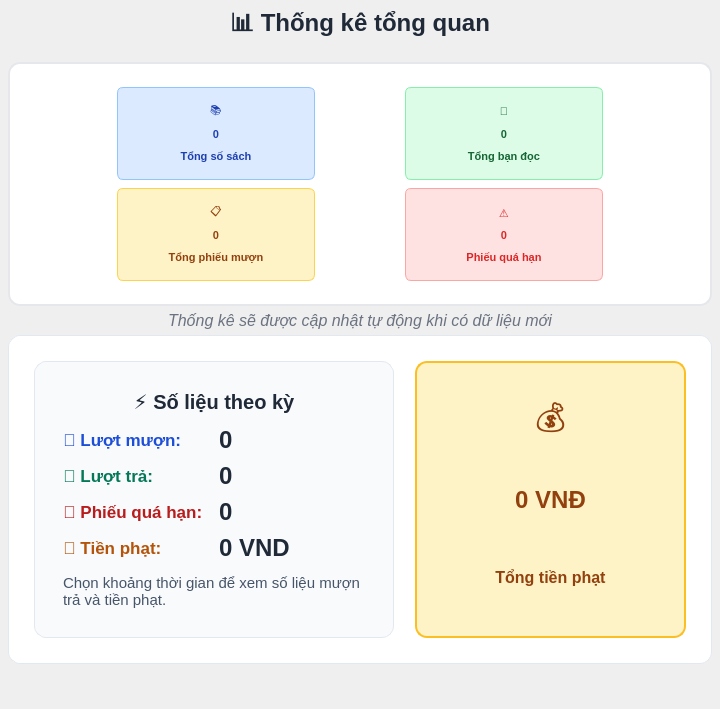
      <widget class="QWidget" name="statsTab">
       <attribute name="title">
        <string>Thong ke</string>
       </attribute>
       <layout class="QVBoxLayout" name="statsTabLayout">
        <property name="spacing">
         <number>5</number>
        </property>
        <property name="leftMargin">
         <number>8</number>
        </property>
        <property name="topMargin">
         <number>5</number>
        </property>
        <property name="rightMargin">
         <number>8</number>
        </property>
        <property name="bottomMargin">
         <number>5</number>
        </property>
        <item>
         <widget class="QLabel" name="statsTitle">
          <property name="text">
           <string>📊 Thống kê tổng quan</string>
          </property>
          <property name="font">
           <font>
            <pointsize>18</pointsize>
            <bold>true</bold>
           </font>
          </property>
          <property name="styleSheet">
           <string>color: #1f2937; margin-bottom: 10px;</string>
          </property>
          <property name="alignment">
           <set>Qt::AlignmentFlag::AlignCenter</set>
          </property>
         </widget>
        </item>
        <item>
         <widget class="QFrame" name="simpleStatsFrame">
          <property name="frameShape">
           <enum>QFrame::Shape::StyledPanel</enum>
          </property>
          <property name="frameShadow">
           <enum>QFrame::Shadow::Raised</enum>
          </property>
          <property name="styleSheet">
           <string>QFrame#simpleStatsFrame {
    background: white;
    border: 2px solid #e5e7eb;
    border-radius: 12px;
    padding: 15px;
}
QLabel {
    color: #374151;
    background: transparent;
    border: none;
}</string>
          </property>
          <layout class="QGridLayout" name="simpleStatsLayout">
           <property name="spacing">
            <number>8</number>
           </property>
           <property name="leftMargin">
            <number>10</number>
           </property>
           <property name="topMargin">
            <number>8</number>
           </property>
           <property name="rightMargin">
            <number>10</number>
           </property>
           <property name="bottomMargin">
            <number>8</number>
           </property>
           <item row="0" column="0">
            <widget class="QFrame" name="booksStatsCard">
             <property name="frameShape">
              <enum>QFrame::Shape::StyledPanel</enum>
             </property>
             <property name="styleSheet">
              <string>QFrame#booksStatsCard {
    background: #dbeafe;
    border: 1px solid #93c5fd;
    border-radius: 6px;
    padding: 8px;
    min-height: 65px;
    max-height: 75px;
    min-width: 120px;
    max-width: 180px;
}
QLabel {
    color: #1e40af;
    font-size: 11px;
}</string>
             </property>
             <layout class="QVBoxLayout" name="booksCardLayout">
              <property name="spacing">
               <number>10</number>
              </property>
              <item>
               <widget class="QLabel" name="booksIcon">
                <property name="text">
                 <string>📚</string>
                </property>
                <property name="font">
                 <font>
                  <pointsize>32</pointsize>
                 </font>
                </property>
                <property name="alignment">
                 <set>Qt::AlignmentFlag::AlignCenter</set>
                </property>
               </widget>
              </item>
              <item>
               <widget class="QLabel" name="totalBooksValue">
                <property name="text">
                 <string>0</string>
                </property>
                <property name="font">
                 <font>
                  <pointsize>36</pointsize>
                  <bold>true</bold>
                 </font>
                </property>
                <property name="alignment">
                 <set>Qt::AlignmentFlag::AlignCenter</set>
                </property>
               </widget>
              </item>
              <item>
               <widget class="QLabel" name="totalBooksLabel">
                <property name="text">
                 <string>Tổng số sách</string>
                </property>
                <property name="font">
                 <font>
                  <pointsize>14</pointsize>
                  <bold>true</bold>
                 </font>
                </property>
                <property name="alignment">
                 <set>Qt::AlignmentFlag::AlignCenter</set>
                </property>
               </widget>
              </item>
             </layout>
            </widget>
           </item>
           <item row="0" column="1">
            <widget class="QFrame" name="readersStatsCard">
             <property name="frameShape">
              <enum>QFrame::Shape::StyledPanel</enum>
             </property>
             <property name="styleSheet">
              <string>QFrame#readersStatsCard {
    background: #dcfce7;
    border: 1px solid #86efac;
    border-radius: 6px;
    padding: 8px;
    min-height: 65px;
    max-height: 75px;
    min-width: 120px;
    max-width: 180px;
}
QLabel {
    color: #166534;
    font-size: 11px;
}</string>
             </property>
             <layout class="QVBoxLayout" name="readersCardLayout">
              <property name="spacing">
               <number>10</number>
              </property>
              <item>
               <widget class="QLabel" name="readersIcon">
                <property name="text">
                 <string>👥</string>
                </property>
                <property name="font">
                 <font>
                  <pointsize>32</pointsize>
                 </font>
                </property>
                <property name="alignment">
                 <set>Qt::AlignmentFlag::AlignCenter</set>
                </property>
               </widget>
              </item>
              <item>
               <widget class="QLabel" name="totalReadersValue">
                <property name="text">
                 <string>0</string>
                </property>
                <property name="font">
                 <font>
                  <pointsize>36</pointsize>
                  <bold>true</bold>
                 </font>
                </property>
                <property name="alignment">
                 <set>Qt::AlignmentFlag::AlignCenter</set>
                </property>
               </widget>
              </item>
              <item>
               <widget class="QLabel" name="totalReadersLabel">
                <property name="text">
                 <string>Tổng bạn đọc</string>
                </property>
                <property name="font">
                 <font>
                  <pointsize>14</pointsize>
                  <bold>true</bold>
                 </font>
                </property>
                <property name="alignment">
                 <set>Qt::AlignmentFlag::AlignCenter</set>
                </property>
               </widget>
              </item>
             </layout>
            </widget>
           </item>
           <item row="1" column="0">
            <widget class="QFrame" name="loansStatsCard">
             <property name="frameShape">
              <enum>QFrame::Shape::StyledPanel</enum>
             </property>
             <property name="styleSheet">
              <string>QFrame#loansStatsCard {
    background: #fef3c7;
    border: 1px solid #fcd34d;
    border-radius: 6px;
    padding: 8px;
    min-height: 65px;
    max-height: 75px;
    min-width: 120px;
    max-width: 180px;
}
QLabel {
    color: #92400e;
    font-size: 11px;
}</string>
             </property>
             <layout class="QVBoxLayout" name="loansCardLayout">
              <property name="spacing">
               <number>10</number>
              </property>
              <item>
               <widget class="QLabel" name="loansIcon">
                <property name="text">
                 <string>📋</string>
                </property>
                <property name="font">
                 <font>
                  <pointsize>32</pointsize>
                 </font>
                </property>
                <property name="alignment">
                 <set>Qt::AlignmentFlag::AlignCenter</set>
                </property>
               </widget>
              </item>
              <item>
               <widget class="QLabel" name="totalLoansValue">
                <property name="text">
                 <string>0</string>
                </property>
                <property name="font">
                 <font>
                  <pointsize>36</pointsize>
                  <bold>true</bold>
                 </font>
                </property>
                <property name="alignment">
                 <set>Qt::AlignmentFlag::AlignCenter</set>
                </property>
               </widget>
              </item>
              <item>
               <widget class="QLabel" name="totalLoansLabel">
                <property name="text">
                 <string>Tổng phiếu mượn</string>
                </property>
                <property name="font">
                 <font>
                  <pointsize>14</pointsize>
                  <bold>true</bold>
                 </font>
                </property>
                <property name="alignment">
                 <set>Qt::AlignmentFlag::AlignCenter</set>
                </property>
               </widget>
              </item>
             </layout>
            </widget>
           </item>
           <item row="1" column="1">
            <widget class="QFrame" name="overdueStatsCard">
             <property name="frameShape">
              <enum>QFrame::Shape::StyledPanel</enum>
             </property>
             <property name="styleSheet">
              <string>QFrame#overdueStatsCard {
    background: #fee2e2;
    border: 1px solid #fca5a5;
    border-radius: 6px;
    padding: 8px;
    min-height: 65px;
    max-height: 75px;
    min-width: 120px;
    max-width: 180px;
}
QLabel {
    color: #dc2626;
    font-size: 11px;
}</string>
             </property>
             <layout class="QVBoxLayout" name="overdueCardLayout">
              <property name="spacing">
               <number>10</number>
              </property>
              <item>
               <widget class="QLabel" name="overdueIcon">
                <property name="text">
                 <string>⚠️</string>
                </property>
                <property name="font">
                 <font>
                  <pointsize>32</pointsize>
                 </font>
                </property>
                <property name="alignment">
                 <set>Qt::AlignmentFlag::AlignCenter</set>
                </property>
               </widget>
              </item>
              <item>
               <widget class="QLabel" name="overdueLoansValue">
                <property name="text">
                 <string>0</string>
                </property>
                <property name="font">
                 <font>
                  <pointsize>36</pointsize>
                  <bold>true</bold>
                 </font>
                </property>
                <property name="alignment">
                 <set>Qt::AlignmentFlag::AlignCenter</set>
                </property>
               </widget>
              </item>
              <item>
               <widget class="QLabel" name="overdueLoansLabel">
                <property name="text">
                 <string>Phiếu quá hạn</string>
                </property>
                <property name="font">
                 <font>
                  <pointsize>14</pointsize>
                  <bold>true</bold>
                 </font>
                </property>
                <property name="alignment">
                 <set>Qt::AlignmentFlag::AlignCenter</set>
                </property>
               </widget>
              </item>
             </layout>
            </widget>
           </item>
          </layout>
         </widget>
        </item>
        <item>
         <widget class="QLabel" name="statisticsSummaryLabel">
          <property name="text">
           <string>Thống kê sẽ được cập nhật tự động khi có dữ liệu mới</string>
          </property>
          <property name="font">
           <font>
            <pointsize>12</pointsize>
            <italic>true</italic>
           </font>
          </property>
          <property name="styleSheet">
           <string>color: #6b7280; text-align: center;</string>
          </property>
          <property name="alignment">
           <set>Qt::AlignmentFlag::AlignCenter</set>
          </property>
          <property name="wordWrap">
           <bool>true</bool>
          </property>
         </widget>
        </item>
        <item>
         <widget class="QFrame" name="chartsFrame">
          <property name="frameShape">
           <enum>QFrame::Shape::StyledPanel</enum>
          </property>
          <property name="frameShadow">
           <enum>QFrame::Shadow::Raised</enum>
          </property>
          <property name="styleSheet">
           <string>QFrame#chartsFrame {
    background: #ffffff;
    border: 1px solid #e2e8f0;
    border-radius: 12px;
    padding: 16px;
}</string>
          </property>
          <layout class="QHBoxLayout" name="chartsLayout">
           <property name="spacing">
            <number>12</number>
           </property>
           <item>
            <widget class="QFrame" name="summaryStatsPanel">
             <property name="minimumSize">
              <size>
               <width>280</width>
               <height>0</height>
              </size>
             </property>
             <property name="maximumSize">
              <size>
               <width>360</width>
               <height>16777215</height>
              </size>
             </property>
             <property name="styleSheet">
              <string>QFrame#summaryStatsPanel {
    background: #f8fafc;
    border: 1px solid #e2e8f0;
    border-radius: 12px;
    padding: 16px;
}</string>
             </property>
             <layout class="QVBoxLayout" name="summaryStatsLayout">
              <property name="spacing">
               <number>12</number>
              </property>
              <property name="leftMargin">
               <number>12</number>
              </property>
              <property name="topMargin">
               <number>12</number>
              </property>
              <property name="rightMargin">
               <number>12</number>
              </property>
              <property name="bottomMargin">
               <number>12</number>
              </property>
              <item>
               <widget class="QLabel" name="summaryStatsTitle">
                <property name="text">
                 <string>⚡ Số liệu theo kỳ</string>
                </property>
                <property name="font">
                 <font>
                  <pointsize>15</pointsize>
                  <bold>true</bold>
                 </font>
                </property>
                <property name="styleSheet">
                 <string>color: #1f2937;</string>
                </property>
                <property name="alignment">
                 <set>Qt::AlignmentFlag::AlignCenter</set>
                </property>
               </widget>
              </item>
              <item>
               <layout class="QGridLayout" name="summaryStatsGrid">
                <property name="horizontalSpacing">
                 <number>10</number>
                </property>
                <property name="verticalSpacing">
                 <number>8</number>
                </property>
                <item row="0" column="0">
                 <widget class="QLabel" name="summaryBorrowedLabel">
                  <property name="text">
                   <string>📘 Lượt mượn:</string>
                  </property>
                  <property name="font">
                   <font>
                    <pointsize>13</pointsize>
                    <bold>true</bold>
                   </font>
                  </property>
                  <property name="styleSheet">
                   <string>color: #1d4ed8;</string>
                  </property>
                 </widget>
                </item>
                <item row="0" column="1">
                 <widget class="QLabel" name="summaryBorrowedValue">
                  <property name="text">
                   <string>0</string>
                  </property>
                  <property name="font">
                   <font>
                    <pointsize>18</pointsize>
                    <bold>true</bold>
                   </font>
                  </property>
                  <property name="styleSheet">
                   <string>color: #1f2937;</string>
                  </property>
                 </widget>
                </item>
                <item row="1" column="0">
                 <widget class="QLabel" name="summaryReturnedLabel">
                  <property name="text">
                   <string>📗 Lượt trả:</string>
                  </property>
                  <property name="font">
                   <font>
                    <pointsize>13</pointsize>
                    <bold>true</bold>
                   </font>
                  </property>
                  <property name="styleSheet">
                   <string>color: #047857;</string>
                  </property>
                 </widget>
                </item>
                <item row="1" column="1">
                 <widget class="QLabel" name="summaryReturnedValue">
                  <property name="text">
                   <string>0</string>
                  </property>
                  <property name="font">
                   <font>
                    <pointsize>18</pointsize>
                    <bold>true</bold>
                   </font>
                  </property>
                  <property name="styleSheet">
                   <string>color: #1f2937;</string>
                  </property>
                 </widget>
                </item>
                <item row="2" column="0">
                 <widget class="QLabel" name="summaryOverdueLabel">
                  <property name="text">
                   <string>⏰ Phiếu quá hạn:</string>
                  </property>
                  <property name="font">
                   <font>
                    <pointsize>13</pointsize>
                    <bold>true</bold>
                   </font>
                  </property>
                  <property name="styleSheet">
                   <string>color: #b91c1c;</string>
                  </property>
                 </widget>
                </item>
                <item row="2" column="1">
                 <widget class="QLabel" name="summaryOverdueValue">
                  <property name="text">
                   <string>0</string>
                  </property>
                  <property name="font">
                   <font>
                    <pointsize>18</pointsize>
                    <bold>true</bold>
                   </font>
                  </property>
                  <property name="styleSheet">
                   <string>color: #1f2937;</string>
                  </property>
                 </widget>
                </item>
                <item row="3" column="0">
                 <widget class="QLabel" name="summaryFinesLabel">
                  <property name="text">
                   <string>💵 Tiền phạt:</string>
                  </property>
                  <property name="font">
                   <font>
                    <pointsize>13</pointsize>
                    <bold>true</bold>
                   </font>
                  </property>
                  <property name="styleSheet">
                   <string>color: #b45309;</string>
                  </property>
                 </widget>
                </item>
                <item row="3" column="1">
                 <widget class="QLabel" name="summaryFinesValue">
                  <property name="text">
                   <string>0 VND</string>
                  </property>
                  <property name="font">
                   <font>
                    <pointsize>18</pointsize>
                    <bold>true</bold>
                   </font>
                  </property>
                  <property name="styleSheet">
                   <string>color: #1f2937;</string>
                  </property>
                 </widget>
                </item>
               </layout>
              </item>
              <item>
               <widget class="QLabel" name="summaryStatsNote">
                <property name="text">
                 <string>Chọn khoảng thời gian để xem số liệu mượn trả và tiền phạt.</string>
                </property>
                <property name="font">
                 <font>
                  <pointsize>11</pointsize>
                 </font>
                </property>
                <property name="styleSheet">
                 <string>color: #475569;</string>
                </property>
                <property name="wordWrap">
                 <bool>true</bool>
                </property>
               </widget>
              </item>
             </layout>
            </widget>
           </item>
           <item>
            <widget class="QFrame" name="rightStatsPanel">
             <property name="minimumSize">
              <size>
               <width>280</width>
               <height>0</height>
              </size>
             </property>
             <property name="maximumSize">
              <size>
               <width>350</width>
               <height>16777215</height>
              </size>
             </property>
             <property name="styleSheet">
              <string>QFrame#rightStatsPanel {
    background: transparent;
    border: none;
}</string>
             </property>
                         <layout class="QVBoxLayout" name="rightStatsLayout">
                            <property name="spacing">
                             <number>12</number>
                            </property>
                            <property name="topMargin">
                             <number>0</number>
                            </property>
                            <property name="rightMargin">
                             <number>0</number>
                            </property>
                            <property name="bottomMargin">
                             <number>0</number>
                            </property>
                            <item>
                             <widget class="QFrame" name="finesStatsCard">
                <property name="frameShape">
                 <enum>QFrame::Shape::StyledPanel</enum>
                </property>
                <property name="styleSheet">
                 <string>QFrame#finesStatsCard {
    background: #fef3c7;
    border: 2px solid #fbbf24;
    border-radius: 12px;
    padding: 15px;
}
QLabel {
    color: #92400e;
}</string>
                </property>
                <layout class="QVBoxLayout" name="finesCardLayout">
                 <property name="spacing">
                  <number>8</number>
                 </property>
                 <item>
                  <widget class="QLabel" name="finesIcon">
                   <property name="text">
                    <string>💰</string>
                   </property>
                   <property name="font">
                    <font>
                     <pointsize>24</pointsize>
                    </font>
                   </property>
                   <property name="alignment">
                    <set>Qt::AlignmentFlag::AlignCenter</set>
                   </property>
                  </widget>
                 </item>
                 <item>
                  <widget class="QLabel" name="totalFinesValue">
                   <property name="text">
                    <string>0 VNĐ</string>
                   </property>
                   <property name="font">
                    <font>
                     <pointsize>18</pointsize>
                     <bold>true</bold>
                    </font>
                   </property>
                   <property name="alignment">
                    <set>Qt::AlignmentFlag::AlignCenter</set>
                   </property>
                  </widget>
                 </item>
                 <item>
                  <widget class="QLabel" name="finesLabel">
                   <property name="text">
                    <string>Tổng tiền phạt</string>
                   </property>
                   <property name="font">
                    <font>
                     <pointsize>12</pointsize>
                     <bold>true</bold>
                    </font>
                   </property>
                   <property name="alignment">
                    <set>Qt::AlignmentFlag::AlignCenter</set>
                   </property>
                  </widget>
                 </item>
                </layout>
               </widget>
              </item>
             </layout>
            </widget>
           </item>
          </layout>
         </widget>
        </item>
        <item>
         <spacer name="statsVerticalSpacer">
          <property name="orientation">
           <enum>Qt::Orientation::Vertical</enum>
          </property>
          <property name="sizeHint" stdset="0">
           <size>
            <width>20</width>
            <height>40</height>
           </size>
          </property>
         </spacer>
        </item>
       </layout>
     </widget>
